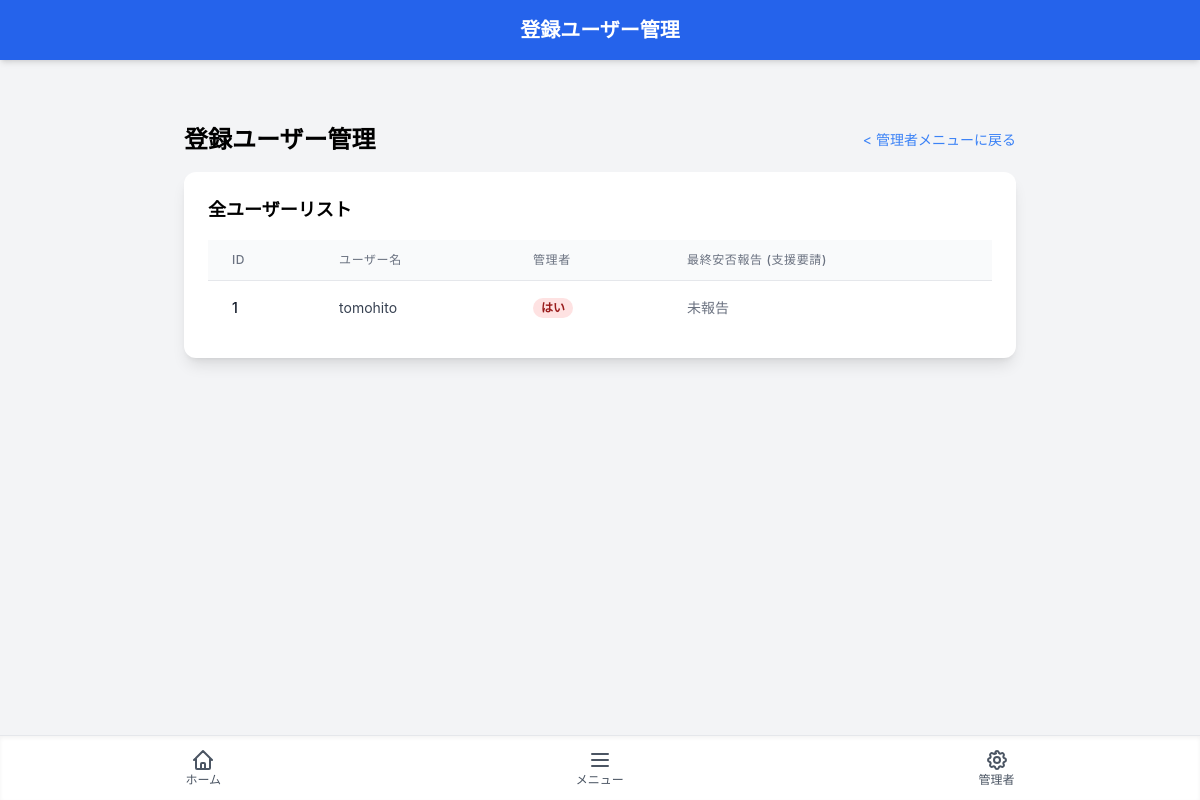
/admin/users (signed in), run on an earlier commit of the app's database.
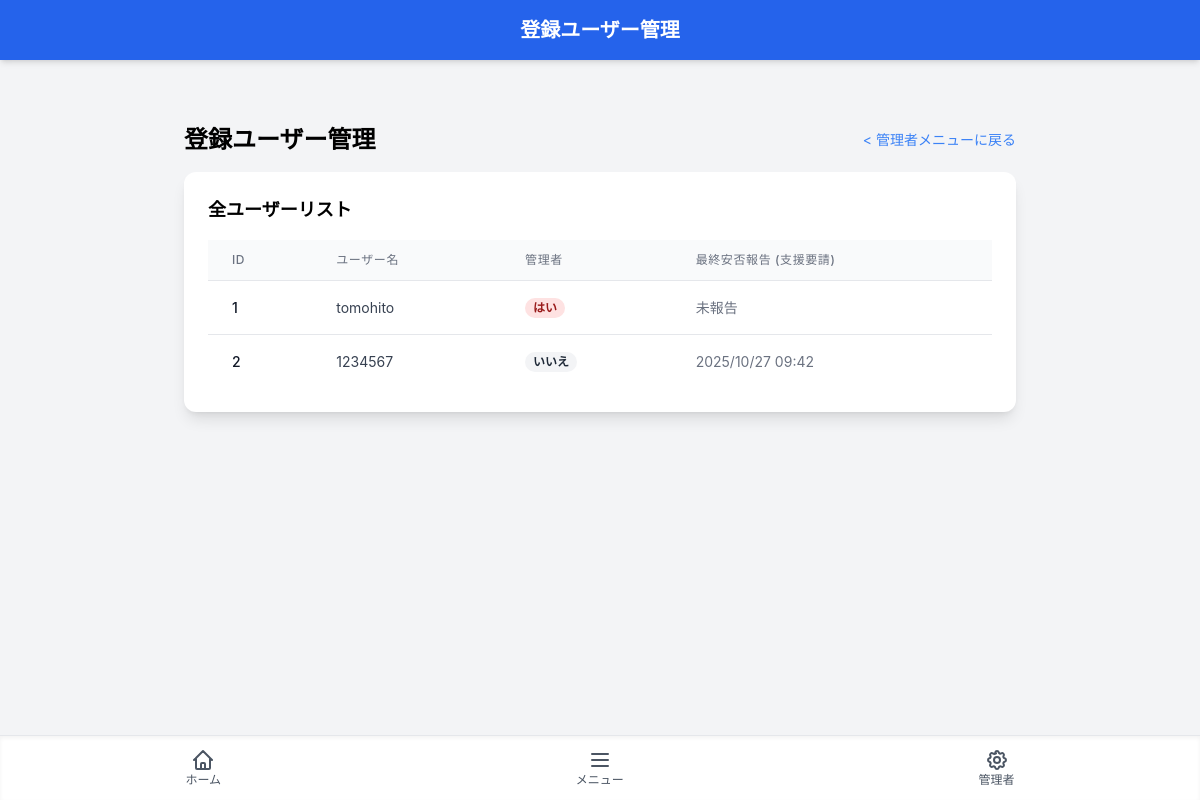
And on a later commit of the database.
### models.py (models this page shows, shortened)
class User(UserMixin, db.Model):
    id = db.Column(db.Integer, primary_key=True)
    username = db.Column(db.String(100), unique=True, nullable=False)
    password_hash = db.Column(db.String(256), nullable=False)
    is_admin = db.Column(db.Boolean, nullable=False, default=False)
    requests = db.relationship('SupportRequest', backref='author', lazy=True)
    sos_signals = db.relationship('SOSSignal', backref='author', lazy=True)
    chat_messages = db.relationship('ChatMessage', backref='author', lazy=True)
    community_posts = db.relationship('CommunityPost', backref='author', lazy=True)
    groups = db.relationship('Group', secondary=user_group_association, lazy='subquery',
                             backref=db.backref('members', lazy=True))
    group_chat_messages = db.relationship('GroupChatMessage', backref='author', lazy=True)

### app.py (the view)
@app.route('/admin/users')
@login_required
@admin_required
def admin_user_management():
    try:
        last_request_sq = db.session.query(SupportRequest.user_id, db.func.max(SupportRequest.timestamp).label('last_timestamp')).group_by(SupportRequest.user_id).subquery()
        users_with_last_seen = db.session.query(User, last_request_sq.c.last_timestamp).outerjoin(last_request_sq, User.id == last_request_sq.c.user_id).order_by(User.id).all()
    except Exception as e:
        app.logger.error(f"User management fetch error: {e}"); users_with_last_seen = []; flash('ユーザー情報取得失敗', 'danger')
    return render_template('admin/user_management.html', title='登録ユーザー管理', users=users_with_last_seen)

### app.py (called while the page is built)
@login_manager.user_loader
def load_user(user_id):
    return db.session.get(User, int(user_id))

def admin_required(f):
    @wraps(f)
    def decorated_function(*args, **kwargs):
        if not current_user.is_authenticated:
            return login_manager.unauthorized()
        if not current_user.is_admin:
            flash('このページにアクセスする権限がありません。', 'danger')
            return redirect(url_for('home'))
        return f(*args, **kwargs)
    return decorated_function

### templates/admin/user_management.html (shortened to what this page needs)
{% extends "layout.html" %}
{% block title %}登録ユーザー管理{% endblock %}
{% block content %}
<div class="p-4 md:p-8 max-w-4xl mx-auto">
    <div class="flex justify-between items-center mb-4">
        <h2 class="text-2xl font-bold">登録ユーザー管理</h2>
        <a href="{{ url_for('admin_menu') }}" class="text-sm text-blue-500 hover:underline">&lt; 管理者メニューに戻る</a>
    </div>
    <div class="bg-white p-6 rounded-xl shadow-lg overflow-x-auto">
        <h3 class="text-lg font-semibold mb-4">全ユーザーリスト</h3>
        <table class="min-w-full divide-y divide-gray-200">
            <thead class="bg-gray-50">
                <tr>
                    <th scope="col" class="px-6 py-3 text-left text-xs font-medium text-gray-500 uppercase tracking-wider">ID</th>
                    <th scope="col" class="px-6 py-3 text-left text-xs font-medium text-gray-500 uppercase tracking-wider">ユーザー名</th>
                    <th scope="col" class="px-6 py-3 text-left text-xs font-medium text-gray-500 uppercase tracking-wider">管理者</th>
                    <th scope="col" class="px-6 py-3 text-left text-xs font-medium text-gray-500 uppercase tracking-wider">最終安否報告 (支援要請)</th>
                </tr>
            </thead>
            <tbody class="bg-white divide-y divide-gray-200">
                {% for user, last_seen in users %}
                <tr>
                    <td class="px-6 py-4 whitespace-nowrap text-sm font-medium text-gray-900">{{ user.id }}</td>
                    <td class="px-6 py-4 whitespace-nowrap text-sm text-gray-700">{{ user.username }}</td>
                    <td class="px-6 py-4 whitespace-nowrap text-sm">
                        {% if user.is_admin %}
                            <span class="px-2 inline-flex text-xs leading-5 font-semibold rounded-full bg-red-100 text-red-800">
                                はい
                            </span>
                        {% else %}
                            <span class="px-2 inline-flex text-xs leading-5 font-semibold rounded-full bg-gray-100 text-gray-800">
                                いいえ
                            </span>
                        {% endif %}
                    </td>
                    <td class="px-6 py-4 whitespace-nowrap text-sm text-gray-500">
                        {% if last_seen %}
                            {{ last_seen.strftime('%Y/%m/%d %H:%M') }}
                        {% else %}
                            未報告
                        {% endif %}
                    </td>
                </tr>
                {% else %}
                <tr>
                    <td colspan="4" class="px-6 py-4 whitespace-nowrap text-center text-sm text-gray-500">ユーザーが見つかりません。</td>
                </tr>
                {% endfor %}
            </tbody>
        </table>
    </div>
</div>
{% endblock %}

What changed in the data, as far as the page shows it:
added User: id "2", username "1234567", is_admin "いいえ", strftime "2025/10/27 09:42"
